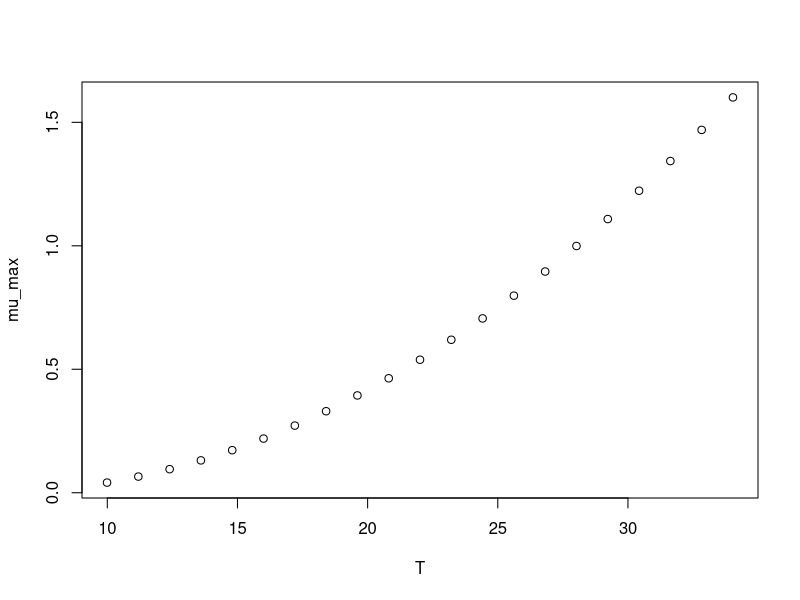

The R source for this figure:
#############################
# start of Parameter script
#############################
T <- seq(9.99000999000999,34.034,length.out=21)
#############################
# end of Parameter script
#############################
############################# 
# start of Model script Gropin ID 256 
#############################
 
# constant coefficients for this model
a <- 0.0442
Tmin <- 5.407
 
variables <- data.frame(T)
argumentsPar <- expand.grid(variables)
 
# heart of the model
response_surface <- function(T) {
   mumax <-(a*(T-Tmin))^2

return(mumax=mumax)
} 

# output parameters
mumax <- cbind(argumentsPar,response_surface(argumentsPar['T']))
colnames(mumax) <- c(colnames(argumentsPar),'mumax')
#############################
# End of Model script
#############################
############################# 
# start of Visualisation script Gropin ID 256 
#############################
plot(T,mumax$mumax,
                          xlab='T',
                          ylab='mu_max')
#############################
# End of Visualisation script
#############################
